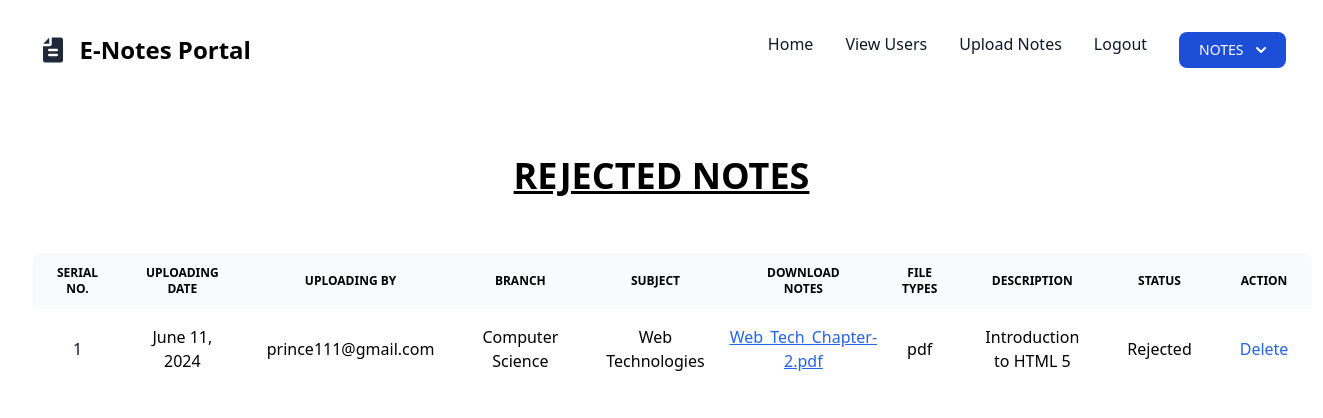
Screenshot of /rejected_notes (signed in) with the database file from the repository.
### NOTES/models.py (models this page shows, shortened)
class UploadedNotes(models.Model):
    user = models.ForeignKey(User,on_delete=models.CASCADE)
    uploadingdate = models.DateField(auto_now_add=True)
    branch = models.CharField(max_length=100)
    subject = models.CharField(max_length=100)
    notesfile = models.FileField()
    filetype = models.CharField(max_length=50)
    description = models.TextField()
    status = models.CharField(max_length=20)

### NOTES/views.py (the view)
# urls.py: path('rejected_notes', views.rejected_notes,name='rejected_notes'),
def rejected_notes(request):
    if not request.user.is_authenticated:
        return redirect('adminlogin')
    notes = UploadedNotes.objects.filter(status="Rejected")
    d = {'notes': notes}
    return render(request,'rejected_notes.html',d)

### NOTES/templates/rejected_notes.html
{% include  "admin_nav.html" %}
{% load static tailwind_tags %}
{% block body %}
{% tailwind_css %}
<div class="p-6">
<h2 class="text-4xl font-bold dark:text-gray-900 text-center"><U>REJECTED NOTES</U></h2>
</div>
<div class="p-8 overflow-auto relative">
    <table class="w-full border-collapse border outline outline-1 outline-gray-400 overflow-hidden text-center rounded-lg">
        <thead class="text-xs text-gray-700 uppercase bg-gray-50 dark:bg-gray-700 dark:text-gray-400">
            <tr>
                <th scope="col" class="px-6 py-3">
                    Serial No.
                </th>
                <th scope="col" class="px-6 py-3">
                    Uploading Date
                </th>
                <th scope="col" class="px-6 py-3">
                    Uploading By
                </th>
                <th scope="col" class="px-6 py-3">
                    Branch
                </th>
                <th scope="col" class="px-6 py-3">
                    Subject
                </th>
                <th scope="col" class="px-6 py-3">
                    Download Notes
                </th>
                <th scope="col" class="px-6 py-3">
                    File Types
                </th>
                <th scope="col" class="px-6 py-3">
                    Description
                </th>
                <th scope="col" class="px-6 py-3">
                    Status
                </th>
                <th scope="col" class="px-6 py-3">
                    Action
                </th>
            </tr>
        </thead>
        {% for i in notes %}
        <tbody>
            <tr class="odd:bg-white odd:dark:bg-gray-900 even:bg-gray-50 even:dark:bg-gray-800 border-b dark:border-gray-900">
                <th scope="row" class="px-6 py-4 font-medium text-gray-900 whitespace-nowrap dark:text-gray-900">
                    {{forloop.counter}}
                </th>
                <td class="px-6 py-4">
                    {{i.uploadingdate}}
                </td>
                <td class="px-6 py-4">
                    {{i.user.username}}
                </td>
                <td class="px-6 py-4">
                    {{i.branch}}
                </td>
                <td class="px-6 py-4">
                    {{i.subject}}
                </td>
                <td class="font-medium text-blue-600 dark:text-blue-500 hover:underline">
                    <u><a href="{{i.notesfile.url}}"download>
                    {{i.notesfile}}</u></a>
                </td>
                <td class="px-6 py-4">
                    {{i.filetype}}
                </td>
                <td class="px-6 py-4">
                    {{i.description}}
                </td>
                <td class="px-6 py-4">
                    {{i.status}}
                </td>
                <td class="px-6 py-4">
                    <a href="{% url 'delete_usernotes' i.id %}" onclick="return confirm('Are you sure ?')" class="font-medium text-blue-600 dark:text-blue-500 hover:underline">Delete</a>
                </td>
            </tr>
        </tbody>
            {% endfor %}
    </table>
</div>
{% endblock body%}

### rows the page displays
UploadedNotes: uploadingdate "June 11, 2024", user.username "prince111@gmail.com", branch "Computer Science", subject "Web Technologies", notesfile "Web_Tech_Chapter-2.pdf", filetype "pdf", description "Introduction to HTML 5", status "Rejected"
